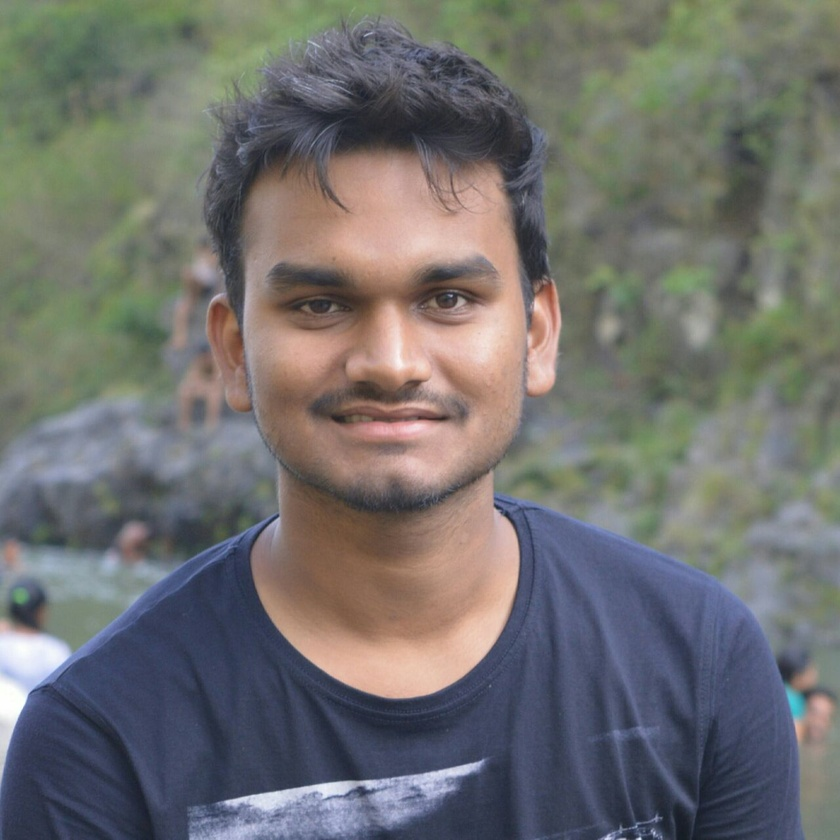
#> input picture images/deepak.jpeg, 840 x 840 px, shrunk from 1280 x 1280 before the run
$ python lesson-1.py
#> lines starting #> are read from the running program, lines starting #| are printed output that depends on the picture
import cv2

image = cv2.imread('./images/deepak.jpeg')
#> image is the input picture: shape (840, 840, 3); mean B, G, R 110.5, 112.2, 112.5
cv2.imshow('Original',image)
cv2.waitKey(1000)

# destroy the window with window name original
cv2.destroyWindow('Original')

# Convert into grey scale
grey_image = cv2.cvtColor(image,cv2.COLOR_BGR2GRAY)
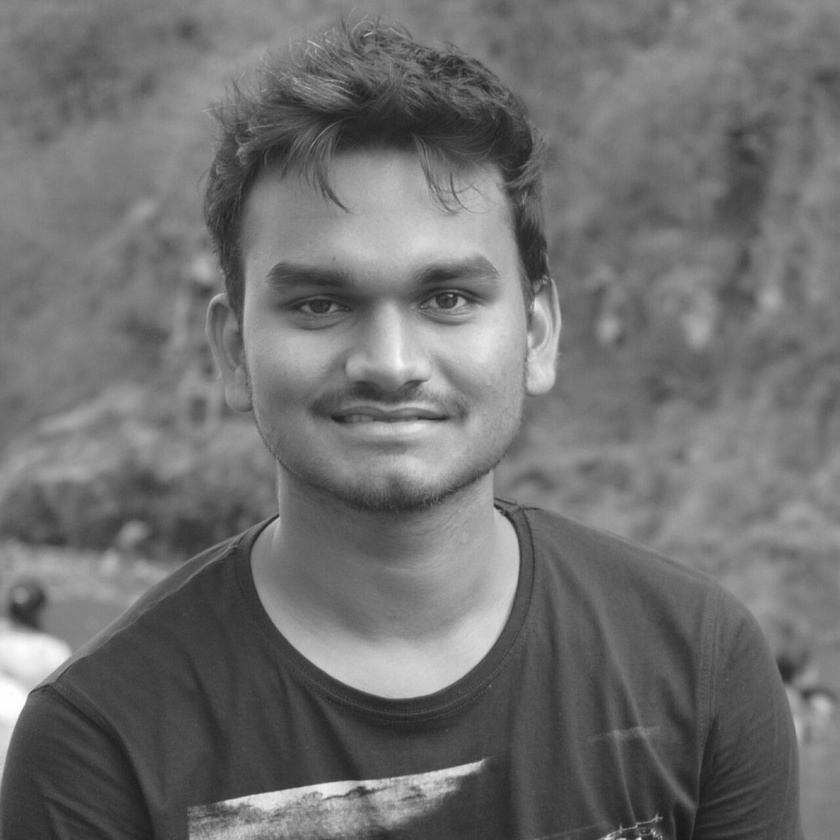
#> grey_image: shape (840, 840); min 25, max 255, mean 112.1
cv2.imshow('Grey Scaled',grey_image)
cv2.waitKey(1000)

cv2.destroyWindow('Grey Scaled')

grey_image2 = cv2.imread('./images/deepak.jpeg',0)
#> grey_image2: shape (840, 840); min 25, max 255, mean 112.1
cv2.imshow('Grayscale',grey_image2)
cv2.waitKey(1000)

$ run again, with images/Hillary.jpg copied over images/deepak.jpeg
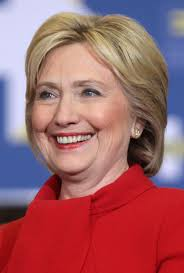
#> input picture images/Hillary.jpg, 184 x 273 px
#> image is the input picture: shape (273, 184, 3); mean B, G, R 104.2, 98.1, 159.7
#> `grey_image = cv2.cvtColor(image,cv2.COLOR_BGR2GRAY)`:
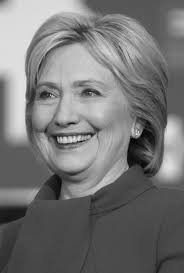
#> grey_image: shape (273, 184); min 3, max 237, mean 117.2
